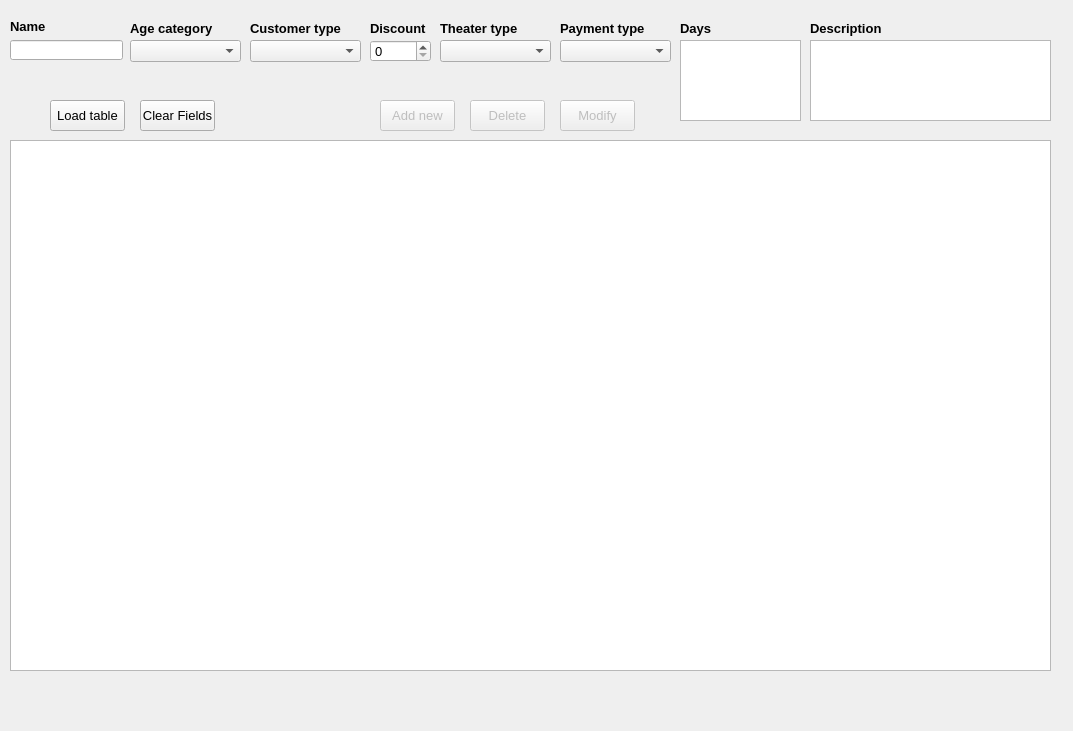
<?xml version="1.0" encoding="UTF-8"?>
<ui version="4.0">
 <class>PromotionTypeForm</class>
 <widget class="QMainWindow" name="PromotionTypeForm">
  <property name="geometry">
   <rect>
    <x>0</x>
    <y>0</y>
    <width>1073</width>
    <height>731</height>
   </rect>
  </property>
  <property name="font">
   <font>
    <pointsize>10</pointsize>
   </font>
  </property>
  <property name="windowTitle">
   <string>Promotion Types</string>
  </property>
  <property name="windowIcon">
   <iconset resource="MyResources.qrc">
    <normaloff>:/Images/promotion type pic.webp</normaloff>:/Images/promotion type pic.webp</iconset>
  </property>
  <widget class="QWidget" name="centralwidget">
   <widget class="QTableView" name="tvwTable">
    <property name="geometry">
     <rect>
      <x>10</x>
      <y>140</y>
      <width>1041</width>
      <height>531</height>
     </rect>
    </property>
   </widget>
   <widget class="QLabel" name="label">
    <property name="geometry">
     <rect>
      <x>10</x>
      <y>20</y>
      <width>47</width>
      <height>13</height>
     </rect>
    </property>
    <property name="font">
     <font>
      <pointsize>10</pointsize>
      <weight>75</weight>
      <bold>true</bold>
     </font>
    </property>
    <property name="text">
     <string>Name</string>
    </property>
   </widget>
   <widget class="QLineEdit" name="ledName">
    <property name="geometry">
     <rect>
      <x>10</x>
      <y>40</y>
      <width>113</width>
      <height>20</height>
     </rect>
    </property>
   </widget>
   <widget class="QLabel" name="label_2">
    <property name="geometry">
     <rect>
      <x>370</x>
      <y>20</y>
      <width>71</width>
      <height>16</height>
     </rect>
    </property>
    <property name="font">
     <font>
      <pointsize>10</pointsize>
      <weight>75</weight>
      <bold>true</bold>
     </font>
    </property>
    <property name="text">
     <string>Discount</string>
    </property>
   </widget>
   <widget class="QSpinBox" name="spbDiscount">
    <property name="geometry">
     <rect>
      <x>370</x>
      <y>40</y>
      <width>61</width>
      <height>22</height>
     </rect>
    </property>
    <property name="maximum">
     <number>999</number>
    </property>
   </widget>
   <widget class="QTextEdit" name="tedDescription">
    <property name="geometry">
     <rect>
      <x>810</x>
      <y>40</y>
      <width>241</width>
      <height>81</height>
     </rect>
    </property>
   </widget>
   <widget class="QLabel" name="label_3">
    <property name="geometry">
     <rect>
      <x>810</x>
      <y>20</y>
      <width>81</width>
      <height>16</height>
     </rect>
    </property>
    <property name="font">
     <font>
      <pointsize>10</pointsize>
      <weight>75</weight>
      <bold>true</bold>
     </font>
    </property>
    <property name="text">
     <string>Description</string>
    </property>
   </widget>
   <widget class="QLabel" name="label_4">
    <property name="geometry">
     <rect>
      <x>130</x>
      <y>20</y>
      <width>101</width>
      <height>16</height>
     </rect>
    </property>
    <property name="font">
     <font>
      <pointsize>10</pointsize>
      <weight>75</weight>
      <bold>true</bold>
     </font>
    </property>
    <property name="text">
     <string>Age category</string>
    </property>
   </widget>
   <widget class="QComboBox" name="cbxAgeCategory">
    <property name="geometry">
     <rect>
      <x>130</x>
      <y>40</y>
      <width>111</width>
      <height>22</height>
     </rect>
    </property>
   </widget>
   <widget class="QComboBox" name="cbxCustomerType">
    <property name="geometry">
     <rect>
      <x>250</x>
      <y>40</y>
      <width>111</width>
      <height>22</height>
     </rect>
    </property>
   </widget>
   <widget class="QLabel" name="label_5">
    <property name="geometry">
     <rect>
      <x>250</x>
      <y>20</y>
      <width>101</width>
      <height>16</height>
     </rect>
    </property>
    <property name="font">
     <font>
      <pointsize>10</pointsize>
      <weight>75</weight>
      <bold>true</bold>
     </font>
    </property>
    <property name="text">
     <string>Customer type</string>
    </property>
   </widget>
   <widget class="QComboBox" name="cbxTheaterType">
    <property name="geometry">
     <rect>
      <x>440</x>
      <y>40</y>
      <width>111</width>
      <height>22</height>
     </rect>
    </property>
   </widget>
   <widget class="QLabel" name="label_6">
    <property name="geometry">
     <rect>
      <x>440</x>
      <y>20</y>
      <width>91</width>
      <height>16</height>
     </rect>
    </property>
    <property name="font">
     <font>
      <pointsize>10</pointsize>
      <weight>75</weight>
      <bold>true</bold>
     </font>
    </property>
    <property name="text">
     <string>Theater type</string>
    </property>
   </widget>
   <widget class="QComboBox" name="cbxPaymentType">
    <property name="geometry">
     <rect>
      <x>560</x>
      <y>40</y>
      <width>111</width>
      <height>22</height>
     </rect>
    </property>
   </widget>
   <widget class="QLabel" name="label_7">
    <property name="geometry">
     <rect>
      <x>560</x>
      <y>20</y>
      <width>101</width>
      <height>16</height>
     </rect>
    </property>
    <property name="font">
     <font>
      <pointsize>10</pointsize>
      <weight>75</weight>
      <bold>true</bold>
     </font>
    </property>
    <property name="text">
     <string>Payment type</string>
    </property>
   </widget>
   <widget class="QListWidget" name="lwdDays">
    <property name="geometry">
     <rect>
      <x>680</x>
      <y>40</y>
      <width>121</width>
      <height>81</height>
     </rect>
    </property>
   </widget>
   <widget class="QLabel" name="label_8">
    <property name="geometry">
     <rect>
      <x>680</x>
      <y>20</y>
      <width>81</width>
      <height>16</height>
     </rect>
    </property>
    <property name="font">
     <font>
      <pointsize>10</pointsize>
      <weight>75</weight>
      <bold>true</bold>
     </font>
    </property>
    <property name="text">
     <string>Days</string>
    </property>
   </widget>
   <widget class="QPushButton" name="pbtClearFields">
    <property name="enabled">
     <bool>true</bool>
    </property>
    <property name="geometry">
     <rect>
      <x>140</x>
      <y>100</y>
      <width>75</width>
      <height>31</height>
     </rect>
    </property>
    <property name="text">
     <string>Clear Fields</string>
    </property>
   </widget>
   <widget class="QPushButton" name="pbtDelete">
    <property name="enabled">
     <bool>false</bool>
    </property>
    <property name="geometry">
     <rect>
      <x>470</x>
      <y>100</y>
      <width>75</width>
      <height>31</height>
     </rect>
    </property>
    <property name="text">
     <string>Delete</string>
    </property>
   </widget>
   <widget class="QPushButton" name="pbtAddNew">
    <property name="enabled">
     <bool>false</bool>
    </property>
    <property name="geometry">
     <rect>
      <x>380</x>
      <y>100</y>
      <width>75</width>
      <height>31</height>
     </rect>
    </property>
    <property name="text">
     <string>Add new</string>
    </property>
   </widget>
   <widget class="QPushButton" name="pbtModify">
    <property name="enabled">
     <bool>false</bool>
    </property>
    <property name="geometry">
     <rect>
      <x>560</x>
      <y>100</y>
      <width>75</width>
      <height>31</height>
     </rect>
    </property>
    <property name="text">
     <string>Modify</string>
    </property>
   </widget>
   <widget class="QPushButton" name="pbtLoadTable">
    <property name="geometry">
     <rect>
      <x>50</x>
      <y>100</y>
      <width>75</width>
      <height>31</height>
     </rect>
    </property>
    <property name="text">
     <string>Load table</string>
    </property>
   </widget>
  </widget>
  <widget class="QMenuBar" name="menubar">
   <property name="geometry">
    <rect>
     <x>0</x>
     <y>0</y>
     <width>1073</width>
     <height>23</height>
    </rect>
   </property>
  </widget>
  <widget class="QStatusBar" name="statusbar">
   <property name="sizeGripEnabled">
    <bool>false</bool>
   </property>
  </widget>
 </widget>
 <resources>
  <include location="MyResources.qrc"/>
 </resources>
 <connections/>
</ui>
